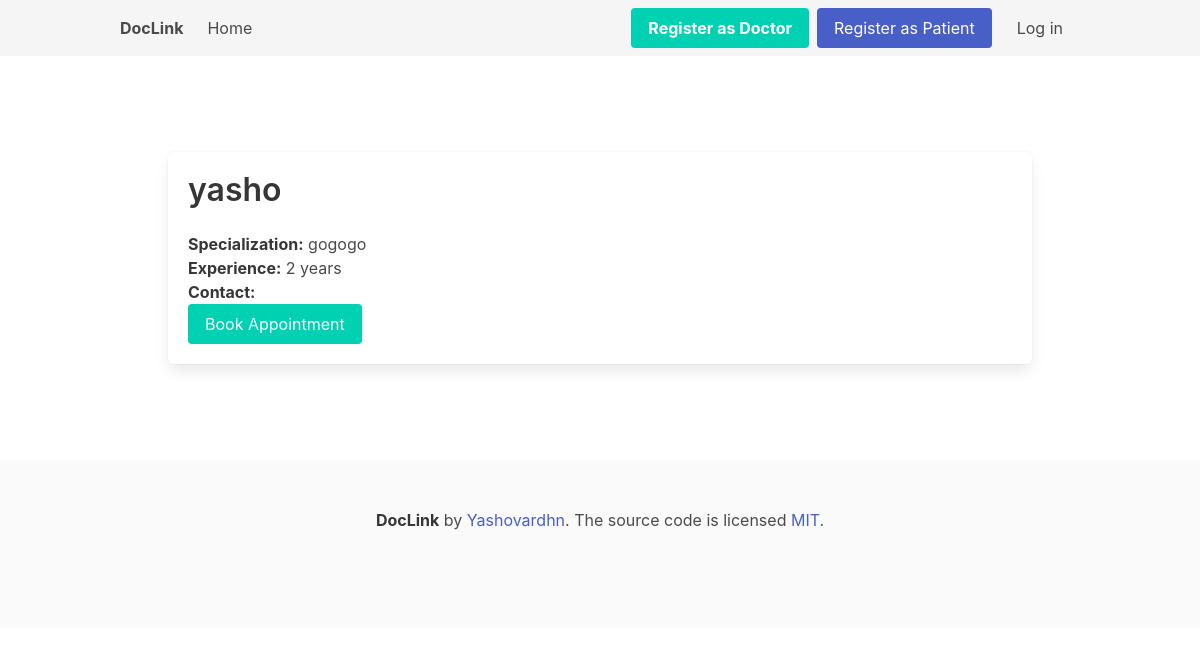
The page /doctor/2/ on the database its author committed.
### myapp/models.py (models this page shows)
class Doctor(models.Model):
    user = models.OneToOneField(User, on_delete=models.CASCADE)
    specialization = models.CharField(max_length=100)
    experience = models.IntegerField()

class User(AbstractUser):
    USER_TYPE_CHOICES = (
        ('doctor', 'Doctor'),
        ('patient', 'Patient'),
    )
    user_type = models.CharField(max_length=10, choices=USER_TYPE_CHOICES)

### myapp/views.py (the view)
# urls.py: path('doctor/<int:user_id>/', DoctorDetailView.as_view(), name='doctor_detail'),
class DoctorDetailView(DetailView):
    model = Doctor
    template_name = 'myapp/doctor_detail.html'
    pk_url_kwarg = 'user_id'
    def get_object(self):
        return get_object_or_404(Doctor, user__id=self.kwargs['user_id'])

### myapp/templates/myapp/doctor_detail.html (shortened to what this page needs)
{% extends "myapp/base.html" %}
{% block content %}
<div class="container">
    <section class="section">
        <div class="box">
            <h2 class="title">{{ doctor.user.username }}</h2>
            <p><strong>Specialization:</strong> {{ doctor.specialization }}</p>
            <p><strong>Experience:</strong> {{ doctor.experience }} years</p>
            <p><strong>Contact:</strong> {{ doctor.user.email }}</p>
            <a class="button is-primary" href="{% url 'book_appointment' doctor.user.id %}">Book Appointment</a>
        </div>
    </section>
</div>
{% endblock %}

### rows shown on the page
Doctor: user.username "yasho", specialization "gogogo", experience "2"
